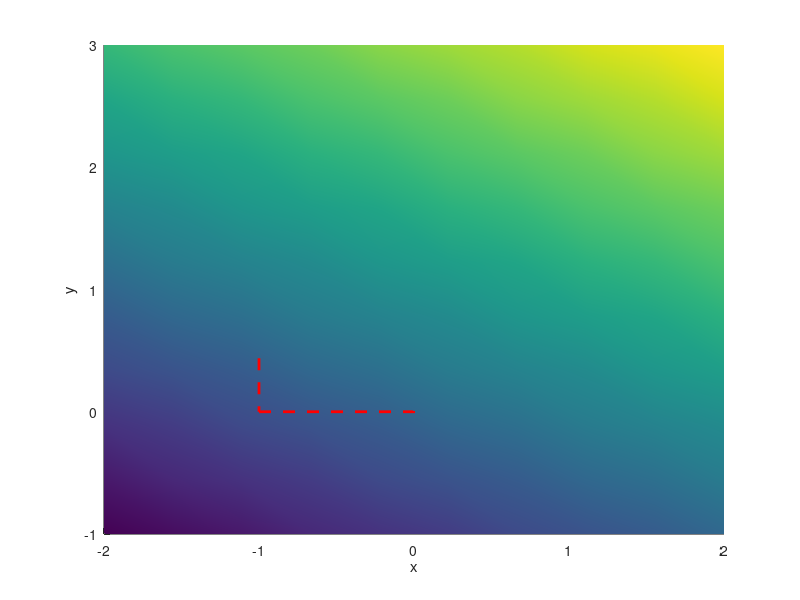

Source code (MATLAB):
%Visualization for double integrals
%
%Christopher Lum
%lum@uw.edu

%Version History
%10/07/22: Created

clear
clc
close all
tic

x = linspace(-2,2,10);
y = linspace(-1,3,10);

[X,Y] = meshgrid(x,y);

F = X+2*Y;

figure
hold on
surf(X,Y,F)
shading interp

%draw the domain
domain_x = [-1 1 1 -1 -1];
domain_y = [0 0 2 2 0];
plot3(domain_x,domain_y,zeros(size(domain_x)),'r--','LineWidth',2)


xlabel('x')
ylabel('y')
zlabel('f(x,y)=x+2y')
grid on

toc
disp('DONE!')